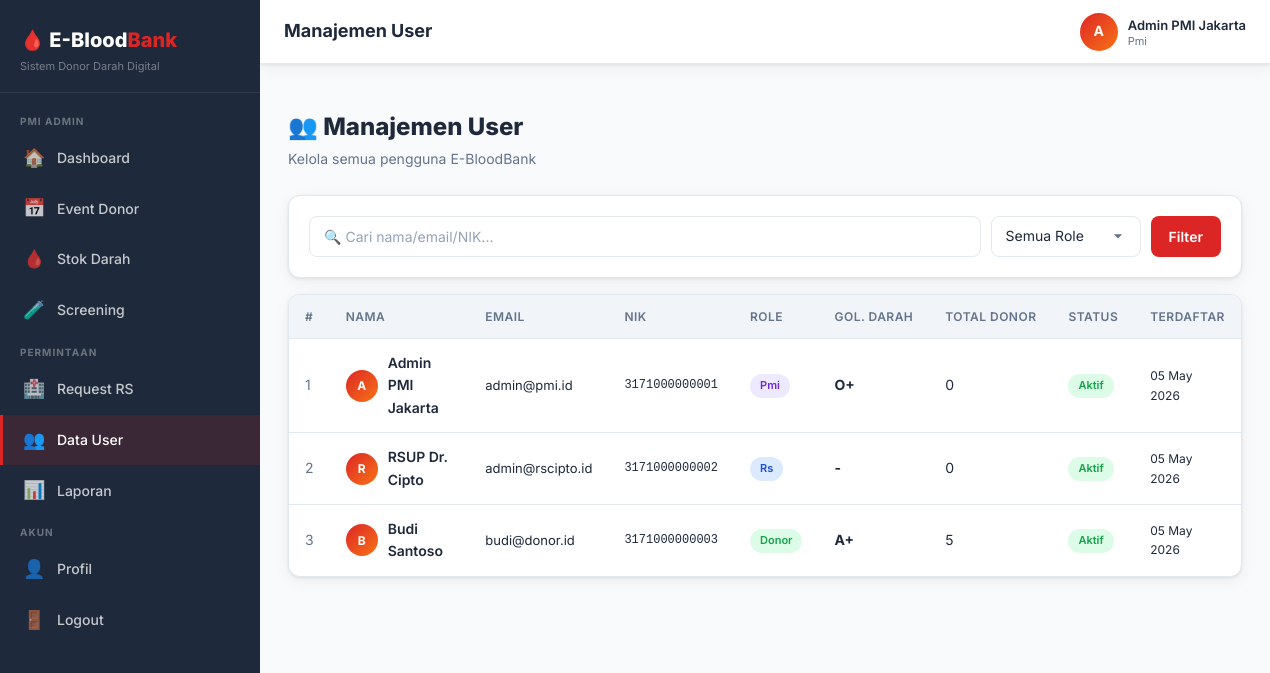
The app's page /index.php?page=admin_users (signed in) with its own data.
### tables this page shows
CREATE TABLE IF NOT EXISTS users (
    id INT AUTO_INCREMENT PRIMARY KEY,
    nik VARCHAR(20) UNIQUE,
    name VARCHAR(100) NOT NULL,
    email VARCHAR(100) UNIQUE NOT NULL,
    password VARCHAR(255) NOT NULL,
    role ENUM('donor', 'pmi', 'rs') NOT NULL DEFAULT 'donor',
    blood_type ENUM('A', 'B', 'AB', 'O') DEFAULT NULL,
    rhesus ENUM('+', '-') DEFAULT NULL,
    phone VARCHAR(20),
    address TEXT,
    last_donation DATE DEFAULT NULL,
    total_donations INT DEFAULT 0,
    hospital_name VARCHAR(150) DEFAULT NULL,
    is_active TINYINT(1) DEFAULT 1,
    created_at TIMESTAMP DEFAULT CURRENT_TIMESTAMP,
    updated_at TIMESTAMP DEFAULT CURRENT_TIMESTAMP ON UPDATE CURRENT_TIMESTAMP
);

### index.php (called while the page is built, shortened)
<?php
require_once __DIR__ . '/core/auth.php';
require_once __DIR__ . '/core/helper.php';
require_once __DIR__ . '/routes.php';

### core/auth.php (called while the page is built, shortened)
<?php
require_once __DIR__ . '/helper.php';
function isLoggedIn() {
    return isset($_SESSION['user_id']);
}
function currentUser() {
    $db = getDB();
    $stmt = $db->prepare("SELECT * FROM users WHERE id = ? LIMIT 1");
    $stmt->execute([$_SESSION['user_id']]);
    return $stmt->fetch();
}
function hasRole($role) {
    return isLoggedIn() && $_SESSION['user_role'] === $role;
}

### core/helper.php (called while the page is built, shortened)
<?php
function sanitize($input) {
    return htmlspecialchars(strip_tags(trim($input)), ENT_QUOTES, 'UTF-8');
}
function formatDate($date, $format = 'd M Y') {
    return (new DateTime($date))->format($format);
}
function paginateQuery($sql, $params, $page, $perPage = 10) {
    $db = getDB();
    $countSql = "SELECT COUNT(*) FROM ($sql) AS t";
    $countStmt = $db->prepare($countSql);
    $countStmt->execute($params);
    $total = (int)$countStmt->fetchColumn();
    $totalPages = max(1, ceil($total / $perPage));
    $page = max(1, min($page, $totalPages));
    $offset = ($page - 1) * $perPage;
    $stmt = $db->prepare("$sql LIMIT $perPage OFFSET $offset");
    $stmt->execute($params);
    return [
        'data'       => $stmt->fetchAll(),
        'total'      => $total,
        'page'       => $page,
        'perPage'    => $perPage,
        'totalPages' => $totalPages,
    ];
}

### modules/admin/users.php (the view, shortened to what this page needs)
<?php
$pageTitle   = 'Manajemen User';
$page   = max(1,(int)($_GET['p']??1));
$search = sanitize($_GET['q']??'');
$sql    = "SELECT * FROM users WHERE 1=1";
$params = [];
$sql.=" ORDER BY created_at DESC";
$result = paginateQuery($sql,$params,$page,12);
include __DIR__.'/../../views/layouts/header.php';
?>
<div class="page-header">
  <div><h2>👥 Manajemen User</h2><p>Kelola semua pengguna E-BloodBank</p></div>
</div>
<div class="card" style="margin-bottom:16px">
  <div class="card-body">
    <form method="GET" style="display:flex;gap:10px;flex-wrap:wrap">
      <input type="text" name="q" value="<?=sanitize($search)?>" class="form-control" placeholder="🔍 Cari nama/email/NIK..." style="flex:1;min-width:200px">
      <select name="role" class="form-control" style="width:150px">
        <option value="">Semua Role</option>
      </select>
      <button class="btn btn-primary">Filter</button>
    </form>
  </div>
</div>
<div class="card">
  <div class="table-wrap" style="border:none">
    <table id="data-table">
      <thead><tr><th>#</th><th>Nama</th><th>Email</th><th>NIK</th><th>Role</th><th>Gol. Darah</th><th>Total Donor</th><th>Status</th><th>Terdaftar</th></tr></thead>
      <tbody>
      <?php if(empty($result['data'])): ?>
        <tr><td colspan="9" style="text-align:center;padding:40px;color:var(--text-muted)">Tidak ada data</td></tr>
      <?php else: foreach($result['data'] as $i=>$u): ?>
        <tr>
          <td style="color:var(--text-muted)"><?=($page-1)*12+$i+1?></td>
          <td>
            <div style="display:flex;align-items:center;gap:10px">
              <div style="width:32px;height:32px;border-radius:50%;background:linear-gradient(135deg,var(--primary),var(--accent));display:flex;align-items:center;justify-content:center;color:#fff;font-weight:700;font-size:12px;flex-shrink:0"><?=strtoupper(substr($u['name'],0,1))?></div>
              <span style="font-weight:600"><?=sanitize($u['name'])?></span>
            </div>
          </td>
          <td style="font-size:13px"><?=sanitize($u['email'])?></td>
          <td style="font-size:12px;font-family:monospace"><?=sanitize($u['nik']??'-')?></td>
          <td><span class="badge <?=$u['role']==='pmi'?'badge-primary':($u['role']==='rs'?'badge-info':'badge-success')?>"><?=ucfirst($u['role'])?></span></td>
          <td><strong><?=$u['blood_type']&&$u['rhesus']?$u['blood_type'].$u['rhesus']:'-'?></strong></td>
          <td><?=$u['total_donations']?? 0?></td>
          <td><span class="badge <?=$u['is_active']?'badge-success':'badge-danger'?>"><?=$u['is_active']?'Aktif':'Nonaktif'?></span></td>
          <td style="font-size:12px"><?=formatDate($u['created_at'],'d M Y')?></td>
        </tr>
      <?php endforeach; endif; ?>
      </tbody>
    </table>
  </div>
</div>
<?php include __DIR__.'/../../views/layouts/footer.php'; ?>

### views/layouts/header.php (shortened to what this page needs)
<?php
$user = currentUser();
$currentPage = $_GET['page'] ?? 'dashboard';
function navItem($icon, $label, $page, $currentPage) {
    $active = $currentPage === $page ? 'active' : '';
    return "<a class='nav-item $active' href='/ebloodbank/index.php?page=$page'>
        <span class='nav-icon'>$icon</span> $label
    </a>";
}
?>
<!DOCTYPE html>
<html lang="id">
<head>
<link rel="stylesheet" href="/ebloodbank/public/css/style.css">
</head>
<body>
<div class="app-layout">
<aside class="sidebar" id="sidebar">
  <div class="sidebar-logo">
    <h2>🩸 E-Blood<span>Bank</span></h2>
    <p>Sistem Donor Darah Digital</p>
  </div>
  <nav class="sidebar-nav">
  <?php if (hasRole('donor')): ?>
    <div class="nav-section">Donor</div>
    <?= navItem('🏠', 'Dashboard', 'dashboard', $currentPage) ?>
    <?= navItem('📅', 'Event Donor', 'events', $currentPage) ?>
    <?= navItem('🎫', 'Booking Saya', 'my_bookings', $currentPage) ?>
    <?= navItem('📋', 'Riwayat Donor', 'history', $currentPage) ?>
    <?= navItem('👤', 'Profil', 'profile', $currentPage) ?>
  <?php elseif (hasRole('pmi')): ?>
    <div class="nav-section">PMI Admin</div>
    <?= navItem('🏠', 'Dashboard', 'admin_dashboard', $currentPage) ?>
    <?= navItem('📅', 'Event Donor', 'admin_events', $currentPage) ?>
    <?= navItem('🩸', 'Stok Darah', 'admin_stock', $currentPage) ?>
    <?= navItem('🧪', 'Screening', 'admin_screening', $currentPage) ?>
    <div class="nav-section">Permintaan</div>
    <?= navItem('🏥', 'Request RS', 'admin_requests', $currentPage) ?>
    <?= navItem('👥', 'Data User', 'admin_users', $currentPage) ?>
    <?= navItem('📊', 'Laporan', 'reports', $currentPage) ?>
  <?php endif; ?>
    <div class="nav-section" style="margin-top:auto">Akun</div>
    <?= navItem('👤', 'Profil', 'profile', $currentPage) ?>
    <a class="nav-item" href="/ebloodbank/index.php?page=logout" data-confirm="Yakin mau logout?">
      <span class="nav-icon">🚪</span> Logout
    </a>
  </nav>
</aside>
<div class="main-content">
  <header class="topbar">
    <div class="d-flex align-center gap-3">
      <div class="topbar-left">
        <h1><?= $pageTitle ?? 'Dashboard' ?></h1>
      </div>
    </div>
    <div class="topbar-right">
      <div class="topbar-user">
        <div class="user-avatar"><?= strtoupper(substr($user['name'] ?? 'U', 0, 1)) ?></div>
        <div class="user-info">
          <strong><?= sanitize($user['name'] ?? '') ?></strong>
          <span><?= ucfirst($user['role'] ?? '') ?></span>
        </div>
      </div>
    </div>
  </header>
  <main class="page-body">

### records on screen
users: name "A", name "Admin PMI Jakarta", role "Pmi", i "1", email "admin@pmi.id", nik "3171000000001", blood_type "O", rhesus "+", total_donations "0", is_active "Aktif", created_at "05 May 2026"
users: i "2", name "R", name "RSUP Dr. Cipto", email "admin@rscipto.id", nik "3171000000002", role "Rs", total_donations "0", is_active "Aktif", created_at "05 May 2026"
users: i "3", name "B", name "Budi Santoso", email "budi@donor.id", nik "3171000000003", role "Donor", blood_type "A", rhesus "+", total_donations "5", is_active "Aktif", created_at "05 May 2026"

### other values on screen
$icon "🏠 📅 🩸 🧪 🏥 👥 📊 👤"
$label "Dashboard Event Donor Stok Darah Screening Request RS Data User Laporan Profil"
$pageTitle "Manajemen User"
